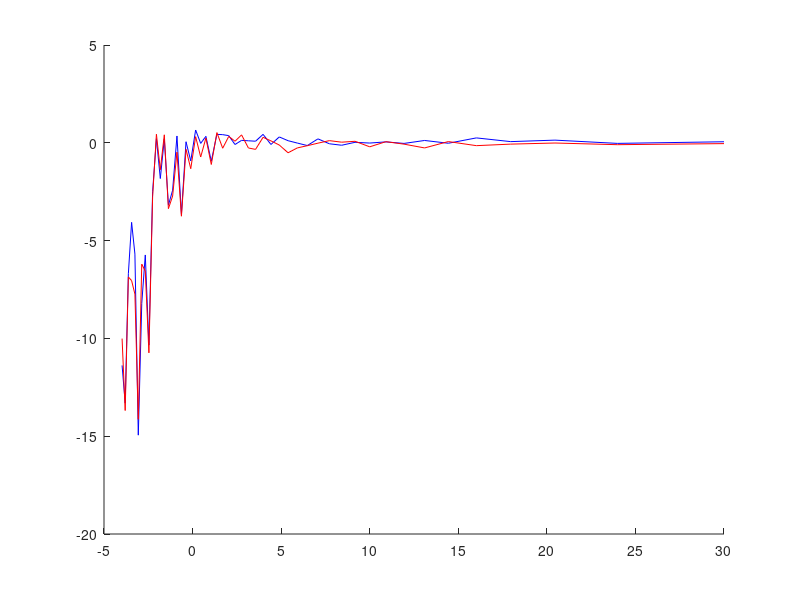
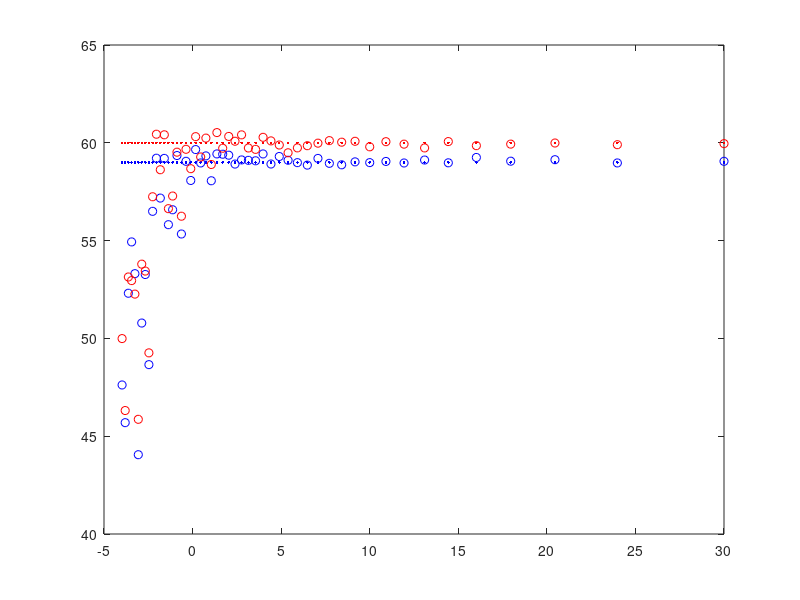

Recreate these plots in MATLAB, in order.
%% Afric_Sim_test_Cumulant_SA
clc;clear all;
%% Initializations
g_weight = 1; %ground weighting factor
v_weight = 1;   %veg weighting factor
n_weight = 1*10^(-3/2);% Added Noise to the System

Pol_ground = [1;1;0]; %ground
Pol_vegitation = [1;0;1];%vegitation

Averaging_loop_size = 50;
Signal_samples = 100;    %size of Ensamble Average Window
Noise_samples = 50;

est_ground_angle=zeros(Noise_samples,1); 
est_vegitation_angle=zeros(Noise_samples,1);

%% Setting offset in degrees then converting to radians
% It help me visualize when entering the degrees instead of radians
ground_offset_degrees = 59; ground_offset_radians = ground_offset_degrees*pi/180; % Ground Interferomitry offset
vegitation_offset_degrees = 60; vegitation_offset_radians = vegitation_offset_degrees*pi/180; % Vegitation Interferomitry offset

%% Matrix Calculations
% Implimenting a window. Esprit and SR techniques
for Averaged_sample = 1:Noise_samples;
    Noise = Averaged_sample*n_weight;
    for unusedVariable = 1:Averaging_loop_size
        
        ground =  Pol_ground*(sqrt(-2*log(1-rand(1,Signal_samples))).*exp(1i*2*pi*rand(1,Signal_samples)));
        vegitation =  Pol_vegitation*(sqrt(-2*log(1-rand(1,Signal_samples))).*exp(1i*2*pi*rand(1,Signal_samples)));
        
        signal_1 = g_weight*ground + v_weight*vegitation;
        signal_2 = g_weight*exp(1i*ground_offset_radians)*ground + v_weight*exp(1i*vegitation_offset_radians)*vegitation;
        
        AddedNoise_1 = Noise*sqrt(-2*log(1-rand(3,Signal_samples))).*exp(1i*2*pi*rand(3,Signal_samples));
        AddedNoise_2 = Noise*sqrt(-2*log(1-rand(3,Signal_samples))).*exp(1i*2*pi*rand(3,Signal_samples));

        signal_1_Noise = signal_1 + AddedNoise_1;
        signal_2_Noise = signal_2 + AddedNoise_2;
        
        S1 = [signal_1_Noise(1,:).*signal_1_Noise(2,:)
            signal_1_Noise(1,:).*signal_1_Noise(3,:)
            signal_1_Noise(2,:).*signal_1_Noise(3,:)];
        
        S2 = [signal_2_Noise(1,:).*signal_2_Noise(2,:)
            signal_2_Noise(1,:).*signal_2_Noise(3,:)
            signal_2_Noise(2,:).*signal_2_Noise(3,:)];
        
        R1 = S1*S1';
        R2 = S1*S2';
        A =  pinv(R1)*R2;        
        [u,uv] = eig(A);

        sort_ground_degrees = 0.5*abs(angle(diag(uv)))*180/pi;
        
        [~,kk]=sort(abs(sort_ground_degrees - ground_offset_degrees),'ascend');
        est_ground_angle(Averaged_sample) = est_ground_angle(Averaged_sample) + 0.5*angle(uv(kk(1),kk(1)))/Averaging_loop_size;
        
        [~,kk]=sort(abs(sort_ground_degrees - vegitation_offset_degrees),'ascend');
        est_vegitation_angle(Averaged_sample) = est_vegitation_angle(Averaged_sample) + 0.5*angle(uv(kk(1),kk(1)))/Averaging_loop_size;
    end
end

temp = 1:Noise_samples;
n_snr = 10*log10(1./(temp*n_weight).^2)';
%% Ploting Results
g_error = -1*est_ground_angle*180/pi - ones(Noise_samples,1)*ground_offset_radians*180/pi;
v_error = -1*est_vegitation_angle*180/pi - ones(Noise_samples,1)*vegitation_offset_radians*180/pi;

figure(4)
hold on;
plot(n_snr,g_error,'b')
plot(n_snr,v_error,'r')
hold off;

figure(5);title('Ground and Vegitation angle in degrees');
plot(n_snr,-1*est_ground_angle*180/pi,'bo'); %Estimated ground angle
hold on;
plot(n_snr,ones(Noise_samples,1)*ground_offset_radians*180/pi,'b.'); %actual Ground Phase
plot(n_snr,-1*est_vegitation_angle*180/pi,'ro'); %Estimated Vegitation angle
plot(n_snr,ones(Noise_samples,1)*vegitation_offset_radians*180/pi,'r.'); %actual Vegitation phase
hold off;